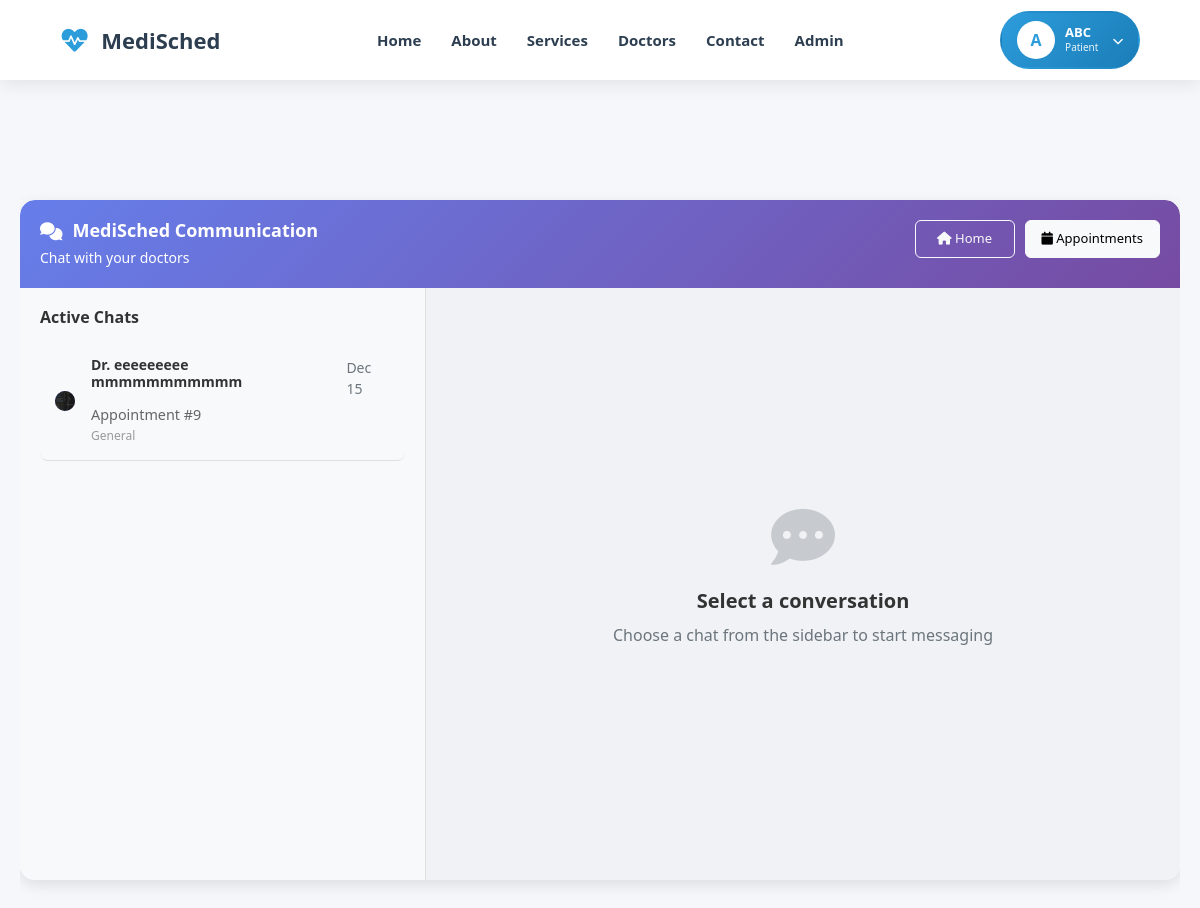
/communication/ (signed in), run on the app's committed database.
### users/models.py (models this page shows, shortened)
class CustomUser(AbstractUser):
    ROLE_PATIENT = 'patient'
    ROLE_DOCTOR = 'doctor'
    ROLE_CHOICES = [
        (ROLE_PATIENT, 'Patient'),
        (ROLE_DOCTOR, 'Doctor'),
    ]
    role = models.CharField(max_length=10, choices=ROLE_CHOICES, default=ROLE_PATIENT)
    phone = models.CharField(max_length=20, blank=True)
    location = models.CharField(max_length=150, blank=True)
    def is_doctor(self):
        return self.role == self.ROLE_DOCTOR

### communication/models.py (models this page shows, shortened)
class Conversation(models.Model):
    appointment = models.OneToOneField(Appointment, on_delete=models.CASCADE, related_name='conversation')
    patient = models.ForeignKey(settings.AUTH_USER_MODEL, on_delete=models.CASCADE, related_name='patient_conversations')
    doctor = models.ForeignKey(Doctor, on_delete=models.CASCADE, related_name='doctor_conversations')
    is_active = models.BooleanField(default=True)
    created_at = models.DateTimeField(auto_now_add=True)
    updated_at = models.DateTimeField(auto_now=True)
    class Meta:
        ordering = ['-updated_at']

### doctor/models.py (models this page shows, shortened)
class Doctor(models.Model):
    user = models.OneToOneField(CustomUser, on_delete=models.CASCADE, related_name='doctor_profile')
    about = models.TextField(blank=True, null=True)
    bmdc_number = models.CharField(max_length=255, blank=True, null=True)
    qualification = models.CharField(max_length=255, blank=True, null=True)
    total_experience = models.PositiveIntegerField(default=0)  # Only non-negative numbers
    working_hours = models.JSONField(blank=True, null=True)  # e.g., {"Mon": "9-5", "Tue": "10-4"}
    profile_image = models.ImageField(upload_to='doctor_profiles/', blank=True, null=True)
    is_verified = models.BooleanField(default=False)
    rating = models.DecimalField(max_digits=3, decimal_places=2, default=0.0, blank=True, null=True)
    total_reviews = models.PositiveIntegerField(default=0)
    division = models.ForeignKey(Division, on_delete=models.SET_NULL, null=True, blank=True)
    district = models.ForeignKey(District, on_delete=models.SET_NULL, null=True, blank=True)
    upazila = models.ForeignKey(Upazila, on_delete=models.SET_NULL, null=True, blank=True)
    departments = models.ManyToManyField(Department, through='DoctorSpecializationDepartment', blank=True)
    symptoms = models.ManyToManyField(Symptom, through='DoctorSpecializationSymptom', blank=True)

### appointment/models.py (models this page shows, shortened)
class Appointment(models.Model):
    APPOINTMENT_STATUS = (
        ('pending', 'Pending'),
        ('confirmed', 'Confirmed'),
        ('completed', 'Completed'),
        ('cancelled', 'Cancelled'),
    )
    PAYMENT_STATUS = (
        ('pending', 'Pending'),
        ('paid', 'Paid'),
        ('failed', 'Failed'),
        ('refunded', 'Refunded'),
    )
    PAYMENT_METHODS = (
        ('bkash', 'bKash'),
        ('nagad', 'Nagad'),
        ('card', 'Card'),
        ('mobile_banking', 'Mobile Banking'),
    )
    CONSULTATION_TYPES = (
        ('instant', 'Instant Video Consultation'),
        ('scheduled', 'Scheduled Appointment'),
    )
    patient = models.ForeignKey(settings.AUTH_USER_MODEL, on_delete=models.CASCADE, related_name='appointments')
    doctor = models.ForeignKey(Doctor, on_delete=models.CASCADE, related_name='appointments')
    patient_phone = models.CharField(max_length=15)
    patient_name = models.CharField(max_length=100, blank=True)
    patient_age = models.PositiveIntegerField(null=True, blank=True)
    patient_gender = models.CharField(max_length=10, choices=[('male', 'Male'), ('female', 'Female'), ('other', 'Other')], blank=True)
    appointment_type = models.CharField(max_length=20, choices=CONSULTATION_TYPES, default='scheduled')
    consultation_type = models.CharField(max_length=20, choices=[('general', 'General'), ('special', 'Special')])
    appointment_date = models.DateTimeField(null=True, blank=True)
    preferred_time = models.CharField(max_length=50, blank=True)
    completed_at = models.DateTimeField(null=True, blank=True, verbose_name='Marked as completed on')
    completed_by_doctor = models.BooleanField(default=False, verbose_name='Marked as completed by doctor')
    cancellation_reason = models.TextField(blank=True, verbose_name='Reason for cancellation')
    cancelled_at = models.DateTimeField(null=True, blank=True)
    actual_start_time = models.DateTimeField(null=True, blank=True, verbose_name='Actual consultation start time')
    actual_end_time = models.DateTimeField(null=True, blank=True, verbose_name='Actual consultation end time')
    consultation_duration = models.PositiveIntegerField(default=0, verbose_name='Consultation duration (minutes)')
    doctor_notes = models.TextField(blank=True, verbose_name='Doctor notes after consultation')
    follow_up_required = models.BooleanField(default=False)
    follow_up_date = models.DateTimeField(null=True, blank=True)
    follow_up_notes = models.TextField(blank=True)
    consultation_fee = models.DecimalField(max_digits=10, decimal_places=2, default=0)
    vat_amount = models.DecimalField(max_digits=10, decimal_places=2, default=0)
    platform_fee = models.DecimalField(max_digits=10, decimal_places=2, default=29.00)
    total_amount = models.DecimalField(max_digits=10, decimal_places=2, default=0)
    payment_method = models.CharField(max_length=20, choices=PAYMENT_METHODS, blank=True, null=True)
    payment_status = models.CharField(max_length=20, choices=PAYMENT_STATUS, default='pending')
    transaction_id = models.CharField(max_length=100, blank=True)
    status = models.CharField(max_length=20, choices=APPOINTMENT_STATUS, default='pending')
    symptoms = models.TextField(blank=True)
    previous_prescriptions = models.FileField(upload_to='prescriptions/', blank=True, null=True)
    patient_test_reports = models.FileField(upload_to='test_reports/', blank=True, null=True, verbose_name='Test Reports')
    created_at = models.DateTimeField(auto_now_add=True)
    updated_at = models.DateTimeField(auto_now=True)

### communication/views.py (the view)
# urls.py: path('', views.chat_home, name='chat_home'),
@login_required
def chat_home(request):
    if request.user.is_doctor():
        conversations = Conversation.objects.filter(
            doctor=request.user.doctor_profile,
            is_active=True
        ).select_related('patient', 'appointment')
    else:
        conversations = Conversation.objects.filter(
            patient=request.user,
            is_active=True
        ).select_related('doctor', 'doctor__user', 'appointment')
    context = {
        'conversations': conversations,
    }
    return render(request, 'communication/chat_home.html', context)

### communication/templates/communication/chat_home.html (shortened to what this page needs)
{% extends 'base.html' %}
{% block extra_css %}
<link href="https://cdn.jsdelivr.net/npm/bootstrap@5.1.3/dist/css/bootstrap.min.css" rel="stylesheet">
<link rel="stylesheet" href="https://cdnjs.cloudflare.com/ajax/libs/font-awesome/6.0.0/css/all.min.css">
{% endblock %}
{% block content %}
<div id="main-scroll-container">
    <div class="chat-container">
        <div class="chat-header">
            <div class="chat-header-top">
                <div>
                    <h4><i class="fas fa-comments"></i> MediSched Communication</h4>
                    <p>Chat with your {% if user.role == 'doctor' %}patients{% else %}doctors{% endif %}</p>
                </div>
                <div class="chat-header-buttons">
                    <a href="{% url 'home:index' %}" class="btn btn-outline-light">
                        <i class="fas fa-home"></i> Home
                    </a>
                    <a href="{% url 'appointment:list' %}" class="btn btn-light">
                        <i class="fas fa-calendar"></i> Appointments
                    </a>
                </div>
            </div>
        </div>
        <div class="content-row">
            <div class="sidebar">
                <div class="sidebar-inner">
                    <h5>Active Chats</h5>
                    {% if conversations %}
                        {% for conversation in conversations %}
                        <a href="{% url 'communication:chat_detail' conversation.appointment.id %}"
                           class="text-decoration-none">
                            <div class="chat-item {% if request.resolver_match.kwargs.appointment_id == conversation.appointment.id %}active{% endif %}">
                                <div class="d-flex align-items-center">
                                    <div class="chat-avatar me-3">
                                        {% if user.role == 'doctor' %}
                                            {% if conversation.patient.profile_image %}
                                                <img src="{{ conversation.patient.profile_image.url }}" alt="{{ conversation.patient.username }}">
                                            {% else %}
                                                <i class="fas fa-user"></i>
                                            {% endif %}
                                        {% else %}
                                            {% if conversation.doctor.profile_image %}
                                                <img src="{{ conversation.doctor.profile_image.url }}" alt="Dr. {{ conversation.doctor.user.username }}">
                                            {% else %}
                                                <i class="fas fa-user-md"></i>
                                            {% endif %}
                                        {% endif %}
                                    </div>
                                    <div class="chat-info flex-grow-1">
                                        <div class="d-flex justify-content-between align-items-start">
                                            <h6>
                                                {% if user.role == 'doctor' %}
                                                    {{ conversation.patient.get_full_name|default:conversation.patient.username }}
                                                {% else %}
                                                    Dr. {{ conversation.doctor.user.get_full_name|default:conversation.doctor.user.username }}
                                                {% endif %}
                                            </h6>
                                            <span class="text-muted small ms-2">
                                                {{ conversation.updated_at|date:"M d" }}
                                            </span>
                                        </div>
                                        <p class="mb-0">
                                            Appointment #{{ conversation.appointment.id }}
                                        </p>
                                        <p class="mb-0 small">
                                            {{ conversation.appointment.get_consultation_type_display }}
                                        </p>
                                    </div>
                                </div>
                            </div>
                        </a>
                        {% endfor %}
                    {% endif %}
                </div>
            </div>
            <div class="main-content-area">
                {% block chat_content %}
                <div class="main-content">
                    <div class="empty-state">
                        <i class="fas fa-comment-dots"></i>
                        <h4>Select a conversation</h4>
                        <p>Choose a chat from the sidebar to start messaging</p>
                    </div>
                </div>
                {% endblock %}
            </div>
        </div>
    </div>
</div>
{% endblock %}

### home/templates/base.html (shortened to what this page needs)
{% load static %}
<!DOCTYPE html>
<html lang="en">
<head>
    <link href="https://cdnjs.cloudflare.com/ajax/libs/font-awesome/6.4.0/css/all.min.css" rel="stylesheet">
    <link rel="stylesheet" href="{% static 'home/css/style.css' %}">
    {% block extra_css %}{% endblock %}
</head>
<body>
    <nav class="navbar" id="navbar">
        <a href="{% url 'home:index' %}" class="logo">
            <i class="fas fa-heartbeat"></i>
            <span>MediSched</span>
        </a>
        <ul class="nav-menu" id="navMenu">
            <li><a href="{% url 'home:index' %}#home">Home</a></li>
            <li><a href="{% url 'home:index' %}#about">About</a></li>
            <li><a href="{% url 'home:index' %}#services">Services</a></li>
            <li><a href="{% url 'home:all_doctors' %}">Doctors</a></li>
            <li><a href="{% url 'home:index' %}#contact">Contact</a></li>
            <li><a href="/adminapp/">Admin</a></li>
        </ul>
        <div class="nav-buttons">
            {% if user.is_authenticated %}
                <div class="profile-dropdown" id="profileDropdown">
                    <div class="profile-trigger" onclick="toggleDropdown()">
                        <div class="profile-avatar">
                            {{ user.first_name.0|default:user.username.0|upper }}
                        </div>
                        <div class="profile-info">
                            <span class="profile-name">
                                {{ user.first_name|default:user.username|truncatechars:15 }}
                            </span>
                            <span class="profile-role">{{ user.role }}</span>
                        </div>
                        <i class="fas fa-chevron-down profile-arrow"></i>
                    </div>
                </div>
            {% endif %}
        </div>
    </nav>
    <main id="mainContent">
        {% block content %}
        {% endblock %}
    </main>
</body>
</html>

### data on the page
CustomUser: first_name.0 "A", first_name "ABC", role "Patient"
Conversation: doctor.profile_image (picture), doctor.user.get_full_name "eeeeeeeee mmmmmmmmmmm", updated_at "Dec 15", appointment.id "9", appointment.consultation_type "General"
